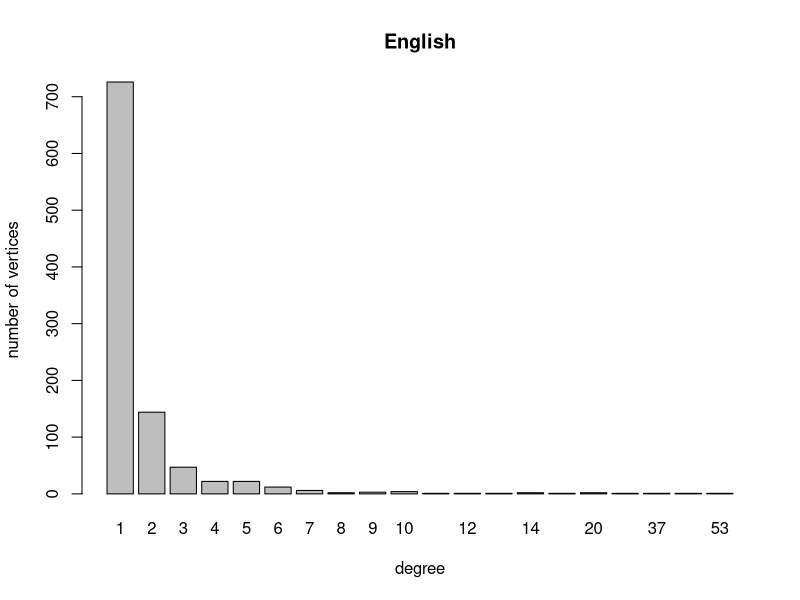
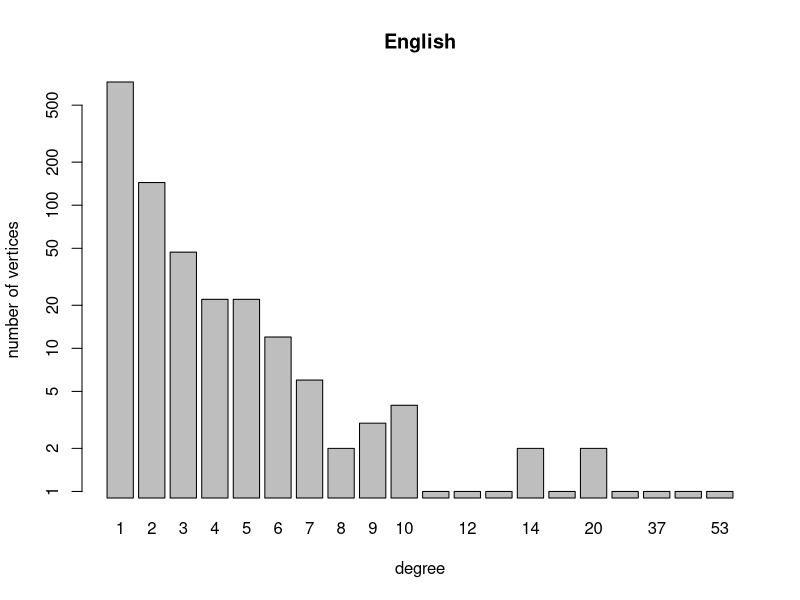

Write the R code that produced these figures, in order. (Note: this script raises an error after producing the figures.)
setwd("~/Desktop/Complex-and-Social-Networks/Lab2-Degree-Distribution")
library(igraph)

require("stats4") # for MLE
require("VGAM") # for the Riemann-zeta function

#install.packages("stats4")
#install.packages("VGAM")
library("VGAM")
library("stats4")

# Set a seed so random results will be the same when file is executed again.
set.seed(1)

degree_sequence = read.table("./data/English_in-degree_sequence.txt",
                             header = FALSE)

degree_sequence=read.table("./samples_from_discrete_distributions/data/sample_of_zeta_with_parameter_2.5.txt",header = FALSE)


# Intro -------------------------------------------------------------------


dim(degree_sequence)[1]
nrow(degree_sequence)
sum(degree_sequence)
sum(degree_sequence)/dim(degree_sequence)[1]

degree_spectrum <- table(degree_sequence)
degree_spectrum

barplot(degree_spectrum, main = "English",
        xlab = "degree", ylab = "number of vertices")
barplot(degree_spectrum, main = "English",
        xlab = "degree", ylab = "number of vertices",log="y")



# Zeta_Distribution -------------------------------------------------------

x <- degree_sequence$V1

N <- length(x)
M <- sum(x)
Mp <- sum(log(x))
C <- sum(sapply(x,function(j) sum(log(2:j))))
H <- function(k_max,gamma) sum((1:k_max)^(-gamma))

minus_log_likelihood_zeta <- function(gamma) {
  N * log(zeta(gamma)) + gamma * Mp
}

mle_zeta <- mle(minus_log_likelihood_zeta,
                start = list(gamma = 2),
                method = "L-BFGS-B",
                lower = c(1.0000001))

get_AIC <- function(m2logL,K,N) {
  m2logL + 2*K*N/(N-K-1) # AIC with a correction for sample size
}

summary(mle_zeta)
#AIC(mle_zeta)
#confint(mle_zeta)

attributes(summary(mle_zeta))
attributes(summary(mle_zeta))$coef[1]

m2logL <- attributes(summary(mle_zeta))$m2logL

get_AIC(attributes(summary(mle_zeta))$m2logL, 1, length(x))


minus_log_likelihood_RT_zeta <- function(k_max,gamma) {
  gamma*Mp+N*log(H(k_max,gamma))
}

# Geometric distribution --------------------------------------------------

#Invert formula!
minus_log_likelihood_geom <- function(q) {
  -(sum(x)-length(x))*log(1-q)-length(x)*log(q)
}


q0 <- length(x)/sum(x)

mle_geom <- mle(minus_log_likelihood_geom,
                start = list(q = N/M),
                method = "L-BFGS-B",
                lower = c(0.001),
                upper = c(.999))

summary(mle_geom)



minus_log_likelihood_poisson <- function(lambda) {
  -M*log(lambda)+N*(lambda+log(1-exp(-lambda)))+C
}

mle_poisson <- mle(minus_log_likelihood_poisson,
                start = list(lambda = M/N),
                method = "L-BFGS-B",
                lower = c(0.00001))


# Test on sample data -----------------------------------------------------
get_AIC <- function(m2logL,K,N) {
  print(c(m2logL,2*K*N/(N-K-1)))
  m2logL + 2*K*N/(N-K-1) # AIC with a correction for sample size
}

x <- degree_sequence$V1
AICs <- function(x){
  
  N <- length(x)
  M <- sum(x)
  Mp <- sum(log(x))
  C <- sum(sapply(x,function(j) sum(log(2:j))))
  H <- function(k_max,gamma) sum((1:k_max)^(-gamma))
  
  minus_log_likelihood_zeta <- function(gamma) {
    N * log(zeta(gamma)) + gamma * Mp
  }
  minus_log_likelihood_RT_zeta <- function(k_max,gamma) {
    gamma*Mp+N*log(H(k_max,gamma))
  }
  minus_log_likelihood_geom <- function(q) {
    -(sum(x)-length(x))*log(1-q)-length(x)*log(q)
  }
  minus_log_likelihood_poisson <- function(lambda) {
    -M*log(lambda)+N*(lambda+log(1-exp(-lambda)))+C
  }
  mle_zeta <- mle(minus_log_likelihood_zeta,
                  start = list(gamma = 2),
                  method = "L-BFGS-B",
                  lower = c(1.0000001))
  mle_zeta_G2 <- mle(minus_log_likelihood_zeta,
                  fixed = list(gamma = 2),
                  method = "L-BFGS-B",
                  lower = c(1.0000001))
  mle_RT_zeta <- mle(minus_log_likelihood_RT_zeta,
                  start = list(k_max=max(x),gamma = 2),
                  method = "CG")
  mle_geom <- mle(minus_log_likelihood_geom,
                  start = list(q = N/M),
                  method = "L-BFGS-B",
                  lower = c(0.001),
                  upper = c(.999))
  mle_poisson <- mle(minus_log_likelihood_poisson,
                     start = list(lambda = M/N),
                     method = "L-BFGS-B",
                     lower = c(0.00001))
  att_z <- attributes(summary(mle_zeta))
  att_z_G2 <- attributes(summary(mle_zeta_G2))
  att_rt_z <- attributes(summary(mle_RT_zeta))
  att_geom <- attributes(summary(mle_geom))
  att_pois <- attributes(summary(mle_poisson))
  aics <- c(get_AIC(att_z$m2logL, 1, N),
            get_AIC(att_z_G2$m2logL, 0, N),
            get_AIC(att_rt_z$m2logL, 2, N),
            get_AIC(att_geom$m2logL, 1, N),
            get_AIC(att_pois$m2logL, 1, N))
  coefficients <- c(att_z$coef[1],
                    att_rt_z$coef[1,1],
                    att_rt_z$coef[2,1],
                    att_geom$coef[1],
                    att_pois$coef[1])
  return (aics-min(aics))
}

AICs(degree_sequence$V1)


# Calculating RSS ---------------------------------------------------------

#RT_Zeta
mle_rt_zeta <- mle(minus_log_likelihood_RT_zeta,
                start = list(k_max=max(N),gamma = 2),
                method = "CG")
att_rt_z <- attributes(summary(mle_rt_zeta))
k_max <- att_rt_z$coef[1,1]
gamma_rt <- att_rt_z$coef[2,1]
p_RT_zeta <- function(k) k^(-gamma_rt)/(H(k_max,gamma_rt))

#Zeta
mle_zeta <- mle(minus_log_likelihood_zeta,
                   start = list(gamma = 2),
                   method = "L-BFGS-B",
                   lower=c(1.001))
att_z <- attributes(summary(mle_zeta))
gamma <- att_z$coef[1,1]
p_zeta <- function(k) k^(-gamma)/zeta(gamma)

#Poisson
mle_poisson <- mle(minus_log_likelihood_poisson,
                                start = list(lambda = M/N),
                                method = "L-BFGS-B",
                                lower = c(0.00001))
att_poisson <- attributes(summary(mle_poisson))
lambda <- att_poisson$coef[1,1]
p_poisson <- function(k) lambda^k*exp(lambda)/factorial(k)


s <- sum(degree_sequence)




rowNames <- sort(unique(unlist(degree_sequence)))
degree_spectrum <- table(degree_sequence)
deg_spec_prob <- function(k) degree_spectrum[[k]]/s

RSS <- function(max,FUN){
  arr <- numeric()
  sum <- 0
  i <- 1
  counter=0
  for (n in 1:max){
    if(n<=max(rowNames) && rowNames[i]==n){
      sum <- sum+(deg_spec_prob(which(rowNames==n,arr.ind=TRUE))-FUN(n))^2
      i <- i+1
    }
    else{
      sum <-  sum+(FUN(n))^2
    }
    arr[n] <- sum
  }

  print(sum)
  plot(arr)
}

RSS(3000,p_zeta)
RSS(3000,p_RT_zeta)
RSS(150,p_poisson) #k! is to large to compute values >170. But we already have converge for RSS at 50.


cds
csd
